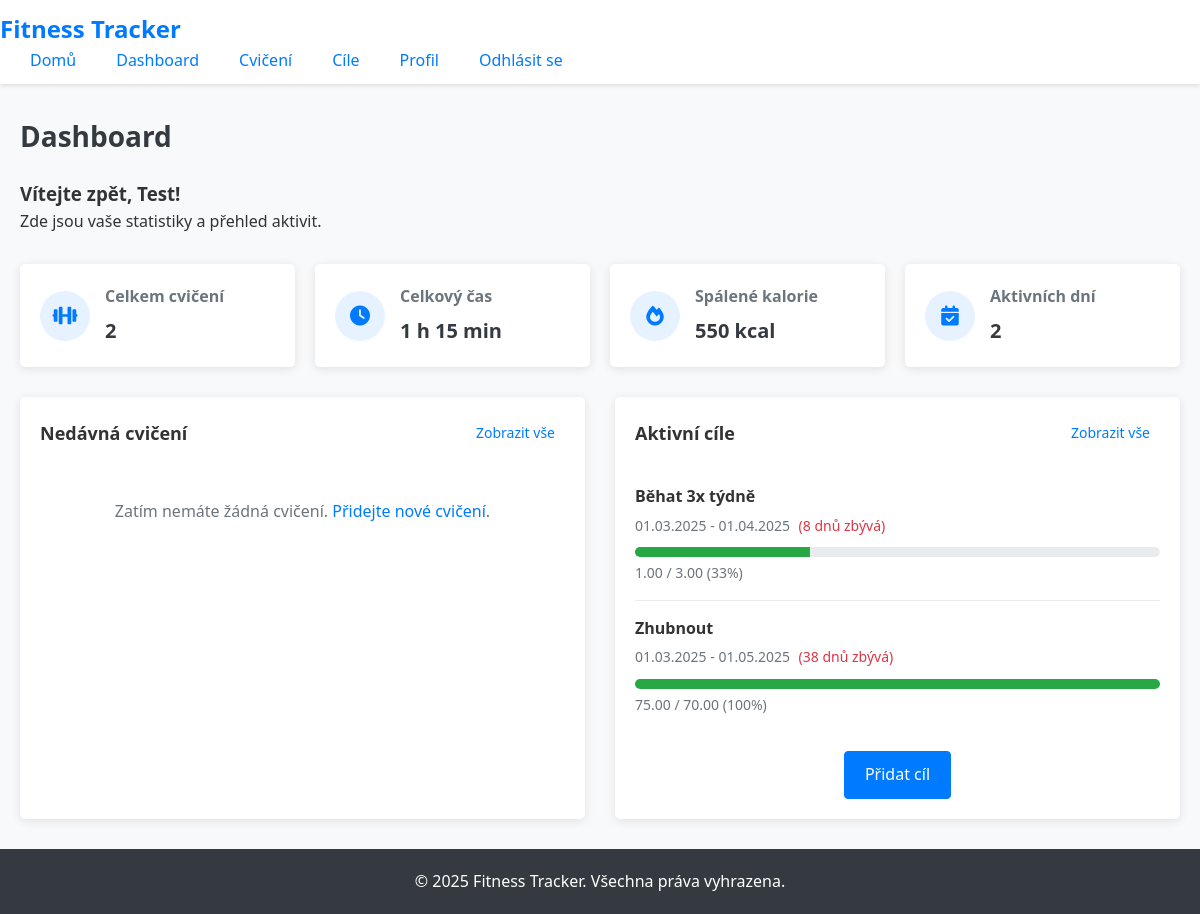
Page /index.php?page=dashboard (signed in) on the committed database.
### tables this page shows
CREATE TABLE IF NOT EXISTS users (
    id INT AUTO_INCREMENT PRIMARY KEY,
    username VARCHAR(50) NOT NULL UNIQUE,
    email VARCHAR(100) NOT NULL UNIQUE,
    password VARCHAR(255) NOT NULL,
    first_name VARCHAR(50),
    last_name VARCHAR(50),
    height DECIMAL(5,2) DEFAULT NULL,
    weight DECIMAL(5,2) DEFAULT NULL,
    date_of_birth DATE DEFAULT NULL,
    profile_image VARCHAR(255) DEFAULT NULL,
    created_at TIMESTAMP DEFAULT CURRENT_TIMESTAMP,
    updated_at TIMESTAMP DEFAULT CURRENT_TIMESTAMP ON UPDATE CURRENT_TIMESTAMP
);

CREATE TABLE IF NOT EXISTS goals (
    id INT AUTO_INCREMENT PRIMARY KEY,
    user_id INT NOT NULL,
    title VARCHAR(100) NOT NULL,
    description TEXT,
    goal_type ENUM('weight', 'exercise_frequency', 'duration', 'distance', 'other') NOT NULL,
    target_value DECIMAL(10,2) NOT NULL,
    current_value DECIMAL(10,2) DEFAULT 0,
    start_date DATE NOT NULL,
    end_date DATE NOT NULL,
    status ENUM('active', 'completed', 'failed', 'cancelled') DEFAULT 'active',
    created_at TIMESTAMP DEFAULT CURRENT_TIMESTAMP,
    updated_at TIMESTAMP DEFAULT CURRENT_TIMESTAMP ON UPDATE CURRENT_TIMESTAMP,
    FOREIGN KEY (user_id) REFERENCES users(id) ON DELETE CASCADE
);

### config.php (called while the page is built, shortened)
<?php
spl_autoload_register(function ($class_name) {
    $directories = array(
        'src/models/',
        'src/controllers/'
    );
    foreach ($directories as $directory) {
        $file = $directory . $class_name . '.php';
        if (file_exists($file)) {
            return;
        }
    }
});
?>

### src/models/User.php (called while the page is built, shortened)
<?php
class User {
    private $pdo;
    public function __construct($pdo) {
        $this->pdo = $pdo;
    }
    public function getById($id) {
        $sql = "SELECT * FROM users WHERE id = :id";
        $stmt = $this->pdo->prepare($sql);
        $stmt->execute([':id' => $id]);
        return $stmt->fetch(PDO::FETCH_ASSOC);
    }
}
?>

### src/models/Exercise.php (called while the page is built, shortened)
<?php
class Exercise {
    private $pdo;
    public function __construct($pdo) {
        $this->pdo = $pdo;
    }
    public function getUserStats($userId) {
        $sql = "SELECT
                COUNT(*) as total_exercises,
                SUM(duration) as total_duration,
                SUM(calories_burned) as total_calories,
                COUNT(DISTINCT DATE(date)) as total_days
                FROM exercises
                WHERE user_id = :userId";
        $stmt = $this->pdo->prepare($sql);
        $stmt->execute([':userId' => $userId]);
        return $stmt->fetch(PDO::FETCH_ASSOC);
    }
}
?>

### src/models/Goal.php (called while the page is built, shortened)
<?php
class Goal {
    private $pdo;
    public function __construct($pdo) {
        $this->pdo = $pdo;
    }
    public function getActiveByUser($userId) {
        $sql = "SELECT * FROM goals
                WHERE user_id = :userId
                AND status = 'active'
                AND end_date >= CURDATE()
                ORDER BY end_date ASC";
        $stmt = $this->pdo->prepare($sql);
        $stmt->execute([':userId' => $userId]);
        return $stmt->fetchAll(PDO::FETCH_ASSOC);
    }
}
?>

### src/views/dashboard.php (the view, shortened to what this page needs)
<?php
include 'src/views/header.php';
$userModel = new User($pdo);
$exerciseModel = new Exercise($pdo);
$goalModel = new Goal($pdo);
$userId = $_SESSION['user_id'];
$user = $userModel->getById($userId);
$stats = $exerciseModel->getUserStats($userId);
$recentExercises = $exerciseModel->getRecentByUser($userId, 7);
$activeGoals = $goalModel->getActiveByUser($userId);
?>
<div class="dashboard">
    <div class="dashboard-welcome">
        <h3>Vítejte zpět, <?php echo htmlspecialchars($user['first_name'] ?: $user['username']); ?>!</h3>
        <p>Zde jsou vaše statistiky a přehled aktivit.</p>
    </div>
    <div class="dashboard-stats">
        <div class="stat-card">
            <div class="stat-icon">
                <i class="fas fa-dumbbell"></i>
            </div>
            <div class="stat-info">
                <h4>Celkem cvičení</h4>
                <p class="stat-value"><?php echo $stats['total_exercises'] ?: 0; ?></p>
            </div>
        </div>
        <div class="stat-card">
            <div class="stat-icon">
                <i class="fas fa-clock"></i>
            </div>
            <div class="stat-info">
                <h4>Celkový čas</h4>
                <p class="stat-value"><?php echo $stats['total_duration'] ? floor($stats['total_duration'] / 60) . ' h ' . ($stats['total_duration'] % 60) . ' min' : '0 min'; ?></p>
            </div>
        </div>
        <div class="stat-card">
            <div class="stat-icon">
                <i class="fas fa-fire"></i>
            </div>
            <div class="stat-info">
                <h4>Spálené kalorie</h4>
                <p class="stat-value"><?php echo $stats['total_calories'] ?: 0; ?> kcal</p>
            </div>
        </div>
        <div class="stat-card">
            <div class="stat-icon">
                <i class="fas fa-calendar-check"></i>
            </div>
            <div class="stat-info">
                <h4>Aktivních dní</h4>
                <p class="stat-value"><?php echo $stats['total_days'] ?: 0; ?></p>
            </div>
        </div>
    </div>
    <div class="dashboard-sections">
        <div class="dashboard-section">
            <div class="section-header">
                <h3>Nedávná cvičení</h3>
                <a href="index.php?page=exercises" class="btn small-btn">Zobrazit vše</a>
            </div>
            <?php if (empty($recentExercises)): ?>
                <div class="empty-state">
                    <p>Zatím nemáte žádná cvičení. <a href="index.php?page=add_exercise">Přidejte nové cvičení</a>.</p>
                </div>
            <?php endif; ?>
        </div>
        <div class="dashboard-section">
            <div class="section-header">
                <h3>Aktivní cíle</h3>
                <a href="index.php?page=goals" class="btn small-btn">Zobrazit vše</a>
            </div>
            <?php if (empty($activeGoals)): ?>
                <div class="empty-state">
                    <p>Zatím nemáte žádné aktivní cíle. <a href="index.php?page=add_goal">Vytvořte nový cíl</a>.</p>
                </div>
            <?php else: ?>
                <div class="goals-list">
                    <?php foreach ($activeGoals as $goal): ?>
                        <?php
                        $progressPercent = 0;
                        if ($goal['target_value'] > 0) {
                            $progressPercent = min(100, ($goal['current_value'] / $goal['target_value']) * 100);
                        }
                        $daysLeft = ceil((strtotime($goal['end_date']) - time()) / (60 * 60 * 24));
                        ?>
                        <div class="goal-item">
                            <div class="goal-info">
                                <h4><?php echo htmlspecialchars($goal['title']); ?></h4>
                                <p class="goal-dates">
                                    <span class="goal-date-start"><?php echo date('d.m.Y', strtotime($goal['start_date'])); ?></span> -
                                    <span class="goal-date-end"><?php echo date('d.m.Y', strtotime($goal['end_date'])); ?></span>
                                    <span class="goal-days-left">(<?php echo $daysLeft; ?> dnů zbývá)</span>
                                </p>
                                <div class="goal-progress">
                                    <div class="progress-bar">
                                        <div class="progress-fill" style="width: <?php echo $progressPercent; ?>%"></div>
                                    </div>
                                    <div class="progress-info">
                                        <span class="progress-current"><?php echo $goal['current_value']; ?></span> /
                                        <span class="progress-target"><?php echo $goal['target_value']; ?></span>
                                        <span class="progress-percent">(<?php echo round($progressPercent); ?>%)</span>
                                    </div>
                                </div>
                            </div>
                        </div>
                    <?php endforeach; ?>
                </div>
                <div class="section-footer">
                    <a href="index.php?page=add_goal" class="btn primary-btn">Přidat cíl</a>
                </div>
            <?php endif; ?>
        </div>
    </div>
</div>
<?php include 'src/views/footer.php'; ?>

### public/css/styles.css (style rules this page uses)
* { margin: 0; padding: 0; box-sizing: border-box; }
body { font-family: 'Segoe UI', Tahoma, Geneva, Verdana, sans-serif; line-height: 1.6; color: #333; background-color: #f8f9fa; }
a { color: #007bff; text-decoration: none; transition: color 0.3s; }
.btn { display: inline-block; padding: 10px 20px; border-radius: 4px; font-weight: 500; text-align: center; cursor: pointer; transition: background-color 0.3s, color 0.3s, border-color 0.3s; }
.primary-btn { background-color: #007bff; color: #fff; border: 1px solid #007bff; }
.small-btn { padding: 5px 10px; font-size: 14px; }
.dashboard { width: 100%; }
.dashboard-welcome { margin-bottom: 30px; }
.dashboard-stats { display: grid; grid-template-columns: repeat(auto-fill, minmax(250px, 1fr)); gap: 20px; margin-bottom: 30px; }
.stat-card { background-color: #fff; border-radius: 5px; box-shadow: 0 2px 10px rgba(0, 0, 0, 0.1); padding: 20px; display: flex; align-items: center; }
.stat-icon { width: 50px; height: 50px; background-color: #e6f2ff; border-radius: 50%; display: flex; justify-content: center; align-items: center; margin-right: 15px; font-size: 20px; color: #007bff; }
.stat-info h4 { font-size: 16px; color: #6c757d; margin-bottom: 5px; }
.stat-value { font-size: 20px; font-weight: 700; color: #343a40; }
.dashboard-sections { display: grid; grid-template-columns: repeat(auto-fit, minmax(300px, 1fr)); gap: 30px; }
.dashboard-section { background-color: #fff; border-radius: 5px; box-shadow: 0 2px 10px rgba(0, 0, 0, 0.1); padding: 20px; }
.section-header { display: flex; justify-content: space-between; align-items: center; margin-bottom: 20px; }
.section-header h3 { font-size: 18px; }
.empty-state { text-align: center; padding: 30px 0; color: #6c757d; }
.goals-list { margin-bottom: 20px; }
.goal-item { padding: 15px 0; border-bottom: 1px solid #e9ecef; }
.goal-item:last-child { border-bottom: none; }
.goal-info h4 { font-size: 16px; margin-bottom: 5px; }
.goal-dates { font-size: 14px; color: #6c757d; margin-bottom: 10px; }
.goal-days-left { margin-left: 5px; color: #dc3545; }
.goal-progress { margin-top: 10px; }
.progress-bar { width: 100%; height: 10px; background-color: #e9ecef; border-radius: 5px; overflow: hidden; margin-bottom: 5px; }
.progress-fill { height: 100%; background-color: #28a745; transition: width 0.3s ease; }
.progress-info { font-size: 14px; color: #6c757d; }
.section-footer { margin-top: 20px; text-align: center; }

### rows in the picture
users: first_name "Test"
goals: title "Běhat 3x týdně", start_date "01.03.2025", end_date "01.04.2025", end_date "8", current_value "1.00", target_value "3.00", progressPercent "33"
goals: title "Zhubnout", start_date "01.03.2025", end_date "01.05.2025", end_date "38", current_value "75.00", target_value "70.00", progressPercent "100"

### other values in the picture
$pageTitle "Dashboard"
$stats['total_exercises'] ?: 0 "2"
floor($stats['total_duration'] / 60) "1"
$stats['total_duration'] % 60 "15"
$stats['total_calories'] ?: 0 "550"
$stats['total_days'] ?: 0 "2"
